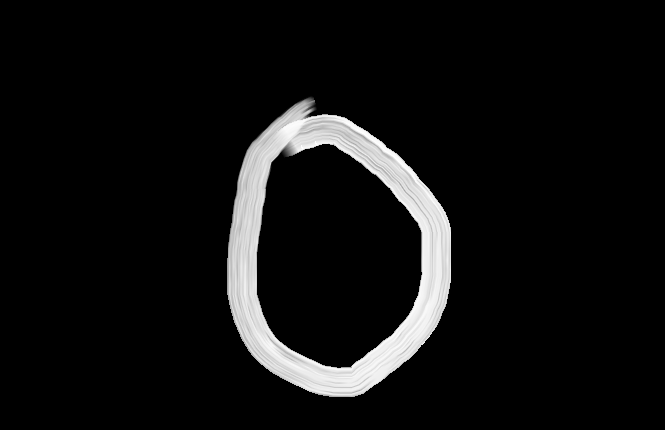
#> input picture captured_images/0/0.png, 665 x 430 px; its folder holds only this picture in this run
$ jupyter execute --allow-errors 'Handwritten digit recognition.ipynb'   (shell and % lines are left out)
#> lines starting #> are read from the running program, lines starting #| are printed output that depends on the picture
# Screen Capture.

[cell 1]
import pandas as pd
from sklearn.utils import shuffle
import matplotlib.pyplot as plt
from PIL import ImageGrab
from sklearn.model_selection import train_test_split
import joblib
from sklearn.svm import SVC
import time
import cv2
import csv
import glob

[cell 2]
image_folder = "captured_images/8/"
#> (the rest of this cell did not finish here and is left out)

# Generate DatSet

[cell 3]
header = ["label"]
for i in range(0, 784):
    header.append("pixel" + str(i))

with open('dataset.csv', 'a') as f:
    writer = csv.writer(f)
    writer.writerow(header)

for label in range(10):
    dirList = glob.glob("captured_images/" + str(label) + "/*.png")
    for img_path in dirList:
        im = cv2.imread(img_path)
#> im is the input picture: shape (430, 665, 3); min 0, max 255, mean 16.6
        im_gray = cv2.cvtColor(im, cv2.COLOR_BGR2GRAY)
        im_gray = cv2.GaussianBlur(im_gray, (15, 15), 0)
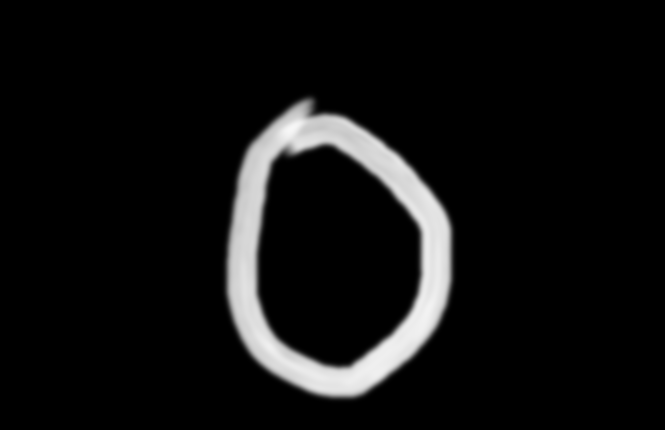
#> im_gray: shape (430, 665); min 0, max 247, mean 16.6
        roi = cv2.resize(im_gray, (28, 28), interpolation=cv2.INTER_AREA)
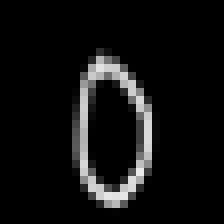
#> roi: shape (28, 28) (shown 8 times larger); min 0, max 234, mean 16.6
        data = []
        data.append(label)
        rows, cols = roi.shape
#> rows = 28; cols = 28

        # Add pixel one by one into data array
        for i in range(rows):
            for j in range(cols):
                k = roi[i, j]
                if k > 100:
                    k = 1
                else:
                    k = 0
                data.append(k)
#> after the loop, data = 785 values, max 1 at index 209, min 0 at index 0, mean 0.0726

        with open('dataset.csv', 'a') as f:
            writer = csv.writer(f)
            writer.writerow(data)
#> pass 2 of the loop `for label in range(10):`:
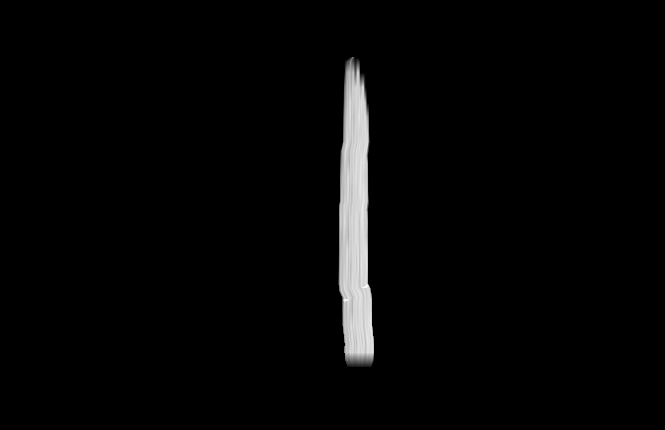
#> input picture captured_images/1/0.png, 665 x 430 px
#> im is the input picture: shape (430, 665, 3); min 0, max 250, mean 5.7
#> `roi = cv2.resize(im_gray, (28, 28), interpolation=cv2.INTER_AREA)`:
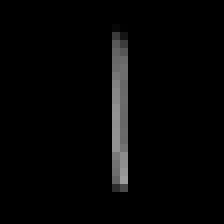
#> roi: shape (28, 28) (shown 8 times larger); min 0, max 158, mean 5.7
#> after the loop `for i in range(rows):`: data = 785 values, max 1 at index 0, min 0 at index 1, mean 0.0408
